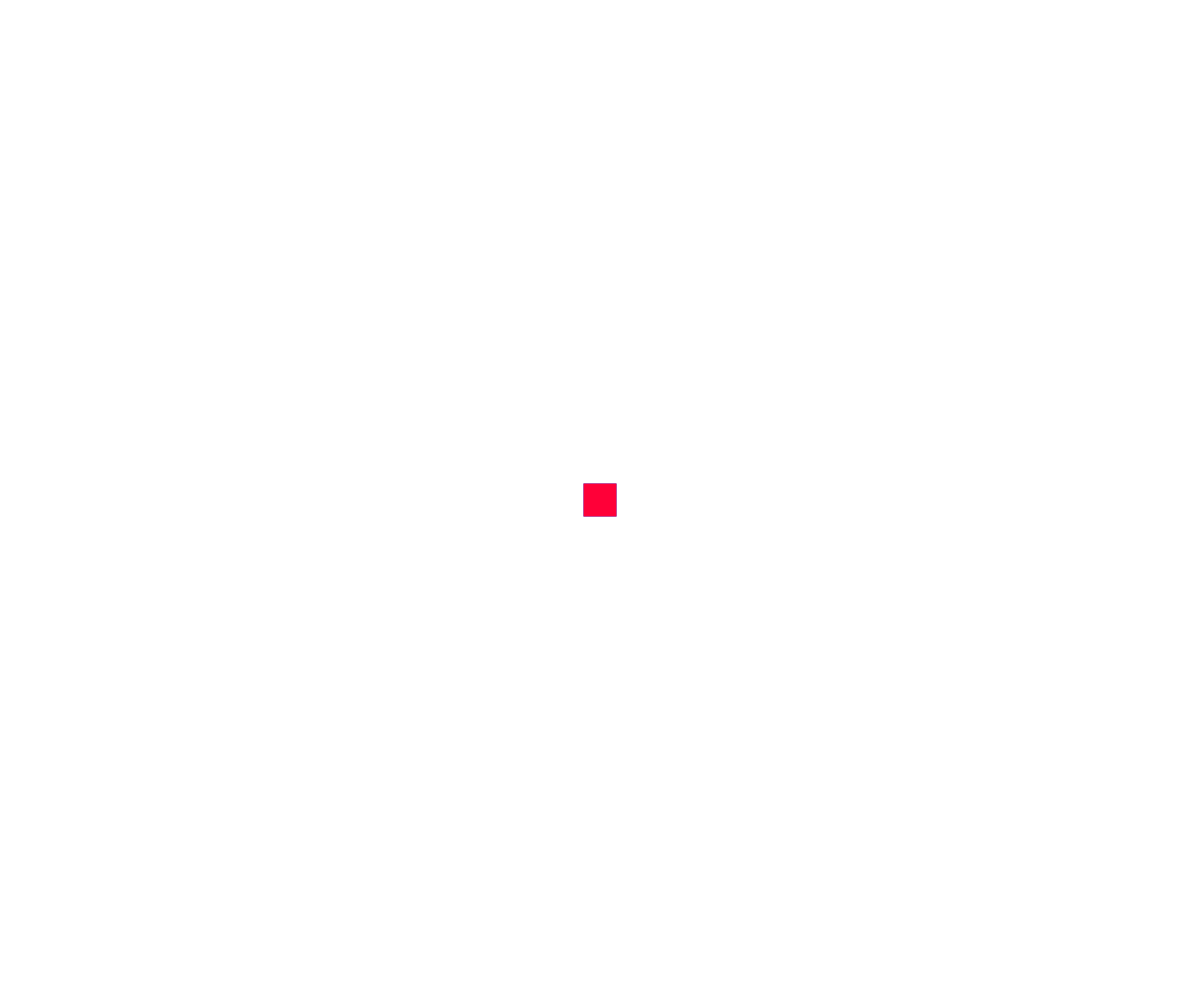
Frame 1 (no input)
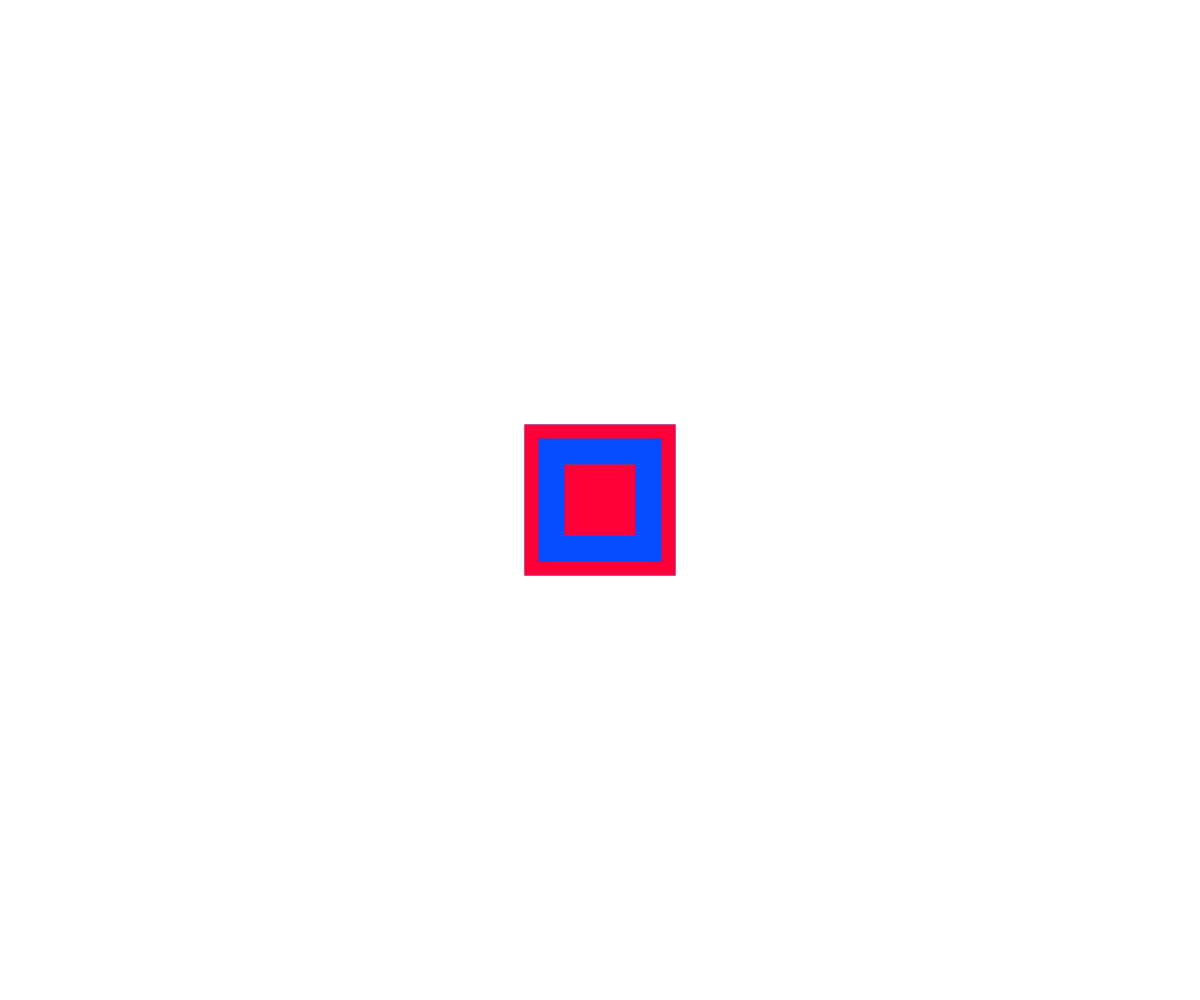
Frame 60 (no input)
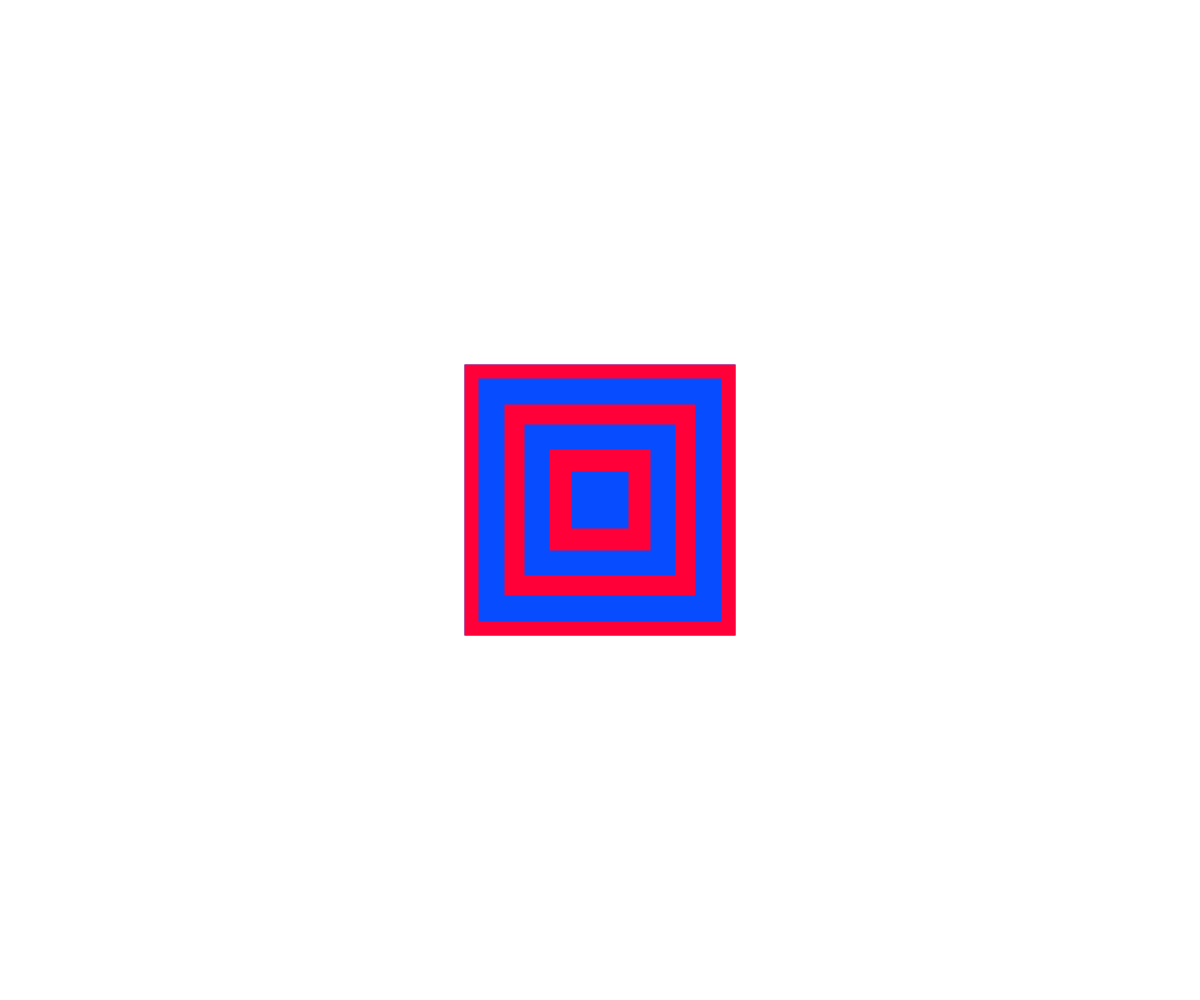
Frame 120 (the mouse pressed at the canvas centre since frame 60)

The p5.js sketch that drew these frames (run headless with seeded random() and noise() and a simulated clock; from frame 60 on, the mouse is pressed at the canvas centre):

// p5.js sketch
// ── sketch.js
var squares = []
var boolean1 = true
var otherSquares =[]
var otherBoolean = true

var s1;
function newSquare(){
   s1 = new Square();
  squares.push(s1)
  print(squares.length)
  
}

function setup() {
  createCanvas(windowWidth, windowHeight);
  s1 = new Square();
  squares.push(s1)
  
  s2 = newSquare()
  otherSquares.push(s2)
  
  stroke(0,0,255)
  strokeWeight(50)
  noFill()
  setInterval(newSquare, 500)
}

function draw() {
  for (s in squares){
    var s1 = squares[s]
    s1.grow();
  	s1.display();
    if (s1.dimension > width){
      squares.splice(s, 1); 
    }
  }
  
  
}

function windowResized() {
  resizeCanvas(windowWidth, windowHeight);
}

function Square() {
  this.x = windowWidth/2;
  this.y = windowHeight/2;
  
  this.bool = !boolean1
  boolean1 = !boolean1
  this.dimension = 1;
  if (this.bool){
    this.colour = "#FF0038"
  }else{
    this.colour = "#074CFF"
  }
  this.grow = function() {
    this.dimension +=2;
  };
  this.shrink = function() {
    this.dimension -=2;
  };

  this.display = function() {
  	stroke(this.colour);
  	strokeWeight(30);
  	rectMode(CENTER);
    noFill()
    rect(this.x, this.y, this.dimension, this.dimension);
    
  };
}

function mousePressed() {
	//s1.dimension = 1;
	//redraw();
}

function createMask(){
 
  maskImage.beginShape();
      //poly[0] = createVector(keypoint2.position.x -20,keypoint6.position.y); 
     maskImage.clear()
     
  maskImage.endShape(CLOSE);
  maskImage.ellipseMode(CENTER)
  maskImage.ellipse(width/2, height/2, width/3, width/3)
     maskImage.textFont(font)
     maskImage.textSize(160)
     maskImage.textAlign(CENTER)
     //maskImage.text("Danger!", keypoint2.position.x +eyeD , keypoint6.position.y +eyeD * 1.5)
     
   
 (imgClone = video.get() ).mask( maskImage) ;
  
  //imgClone.fill("black")
  

  //imgClone.rect(0,0, width, height)
  //imgClone.filter(THRESHOLD)
  
}
